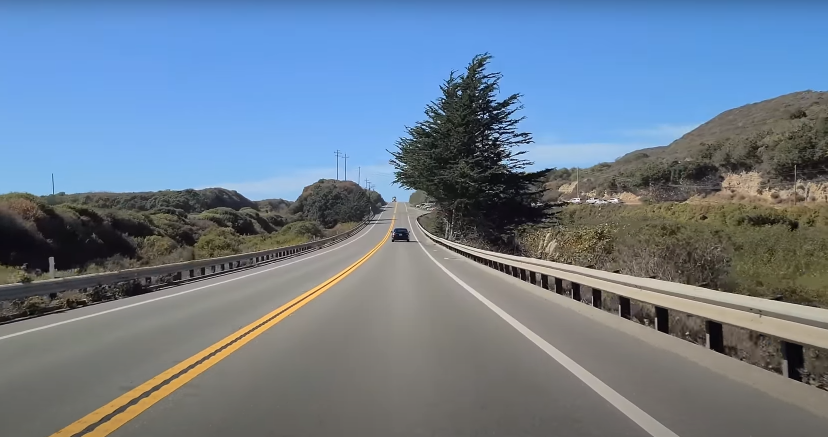
#> input picture images/lane4.png, 1655 x 874 px (shown at 1/2 size)
$ jupyter execute lane_detection.ipynb
#> lines starting #> are read from the running program, lines starting #| are printed output that depends on the picture; after the words box and inside, x2 and y2 are one past the last pixel; in counts of white or black regions, pixels touching at a corner belong together
### Lane_Detection/opt_image_processing.py
import cv2
import numpy as np
import matplotlib.pyplot as plt

class LaneDetection:
    def new_img(self, img):
        self.img = img
#> self.img is the input picture: shape (874, 1655, 3); mean B, G, R 143.3, 125.6, 108.9
        self.original = self.img
        self.img = np.copy(self.img)
        self.preprocess()

    def adjust_gamma(self, image, gamma):
#> called with gamma = 0.5
        invGamma = 1.0 / gamma
        table = np.array([((i / 255.0) ** invGamma) * 255
            for i in np.arange(0, 256)]).astype("uint8")
        return cv2.LUT(image, table)
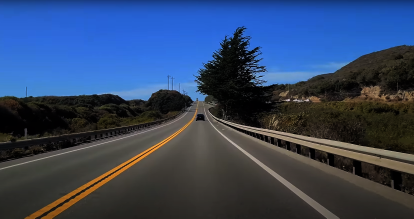
#> returned value: shape (874, 1655, 3) (shown at 1/4 size); mean of channels 0, 1, 2 100.9, 69.8, 51.9; drawn as B, G, R

    def isolate_color_mask(self, img, low_thresh, high_thresh):
        return cv2.inRange(img, low_thresh, high_thresh)

    def to_hls(self, img):
        return cv2.cvtColor(img, cv2.COLOR_RGB2HLS)
#> returned value: shape (874, 1655, 3); mean of channels 0, 1, 2 67.2, 126.3, 82.9

    def preprocess(self):
        darkened_img = self.adjust_gamma(self.img, 0.5)
        white_mask = self.isolate_color_mask(self.to_hls(self.img), np.array([0, 200, 0], dtype=np.uint8), np.array([200, 255, 255], dtype=np.uint8))
#> in isolate_color_mask, `return cv2.inRange(img, low_thresh, high_thresh)`:
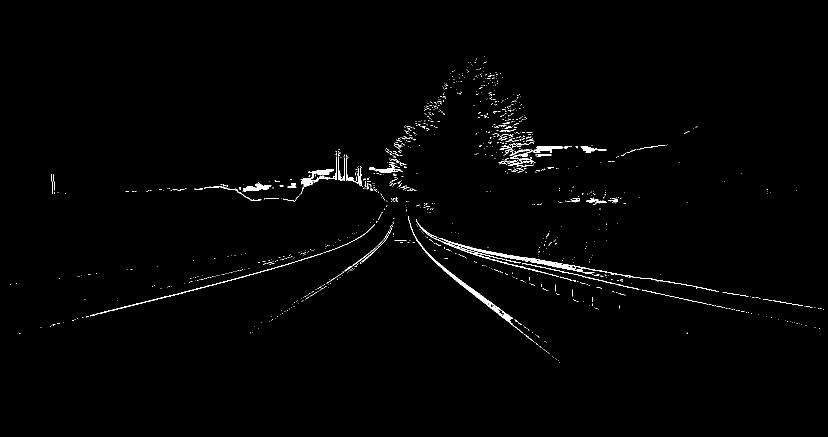
#> returned value: shape (874, 1655) (shown at 1/2 size); 1% white; 1125 white regions (1049 under 20 px), largest, box (x1, y1, x2, y2) and area: (878, 476, 1215, 550) 1720, (836, 485, 1046, 667) 1589, (601, 313, 674, 374) 824
        yellow_mask = self.isolate_color_mask(self.to_hls(self.img), np.array([10, 0, 100], dtype=np.uint8), np.array([40, 255, 255], dtype=np.uint8))
#> in isolate_color_mask (call 2), `return cv2.inRange(img, low_thresh, high_thresh)`:
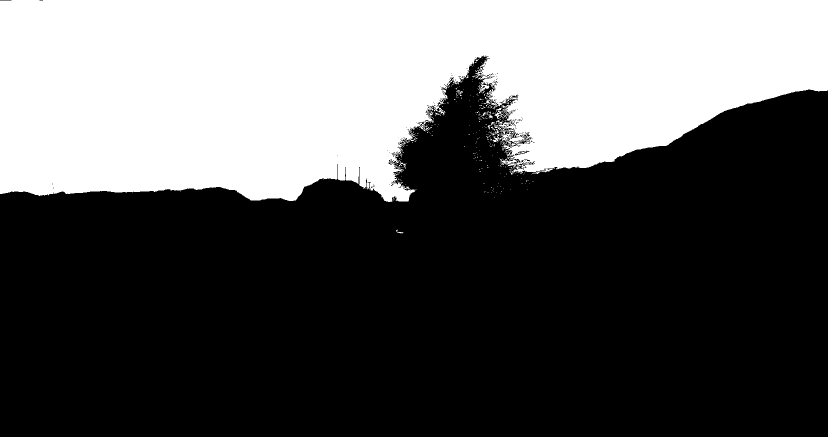
#> returned value: shape (874, 1655) (shown at 1/2 size); 36.2% white; 376 white regions (361 under 20 px), largest, box (x1, y1, x2, y2) and area: (0, 0, 1655, 404) 521720, (992, 238, 1006, 249) 54, (966, 223, 982, 232) 46
        mask = cv2.bitwise_or(white_mask, yellow_mask)
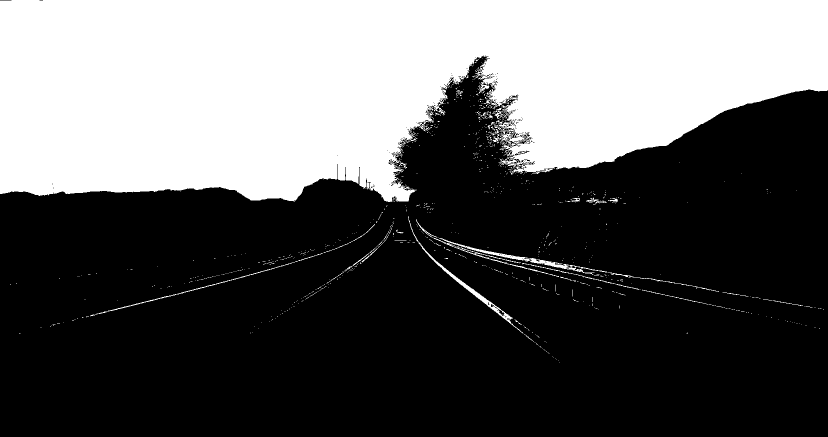
#> mask: shape (874, 1655) (shown at 1/2 size); 36.8% white; 905 white regions (865 under 20 px), largest, box (x1, y1, x2, y2) and area: (0, 0, 1655, 404) 521818, (878, 476, 1215, 550) 1720, (836, 485, 1046, 667) 1589
        self.img = cv2.bitwise_and(darkened_img, darkened_img, mask=mask)
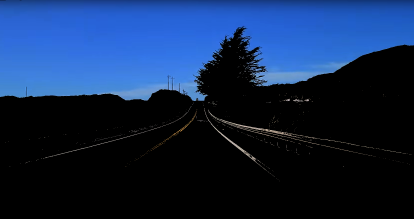
#> self.img: shape (874, 1655, 3) (shown at 1/4 size); mean B, G, R 75.3, 39.6, 18.5
        self.smooth()

    def darken_image(self):
        self.img = cv2.convertScaleAbs(self.img, alpha=0.5, beta=0)
        self.smooth()

    def smooth(self):
        self.img = cv2.GaussianBlur(self.img, (3,3), 0)
        self.canny_func()

    def canny_func(self):
        self.img = cv2.Canny(self.img, 50, 150)
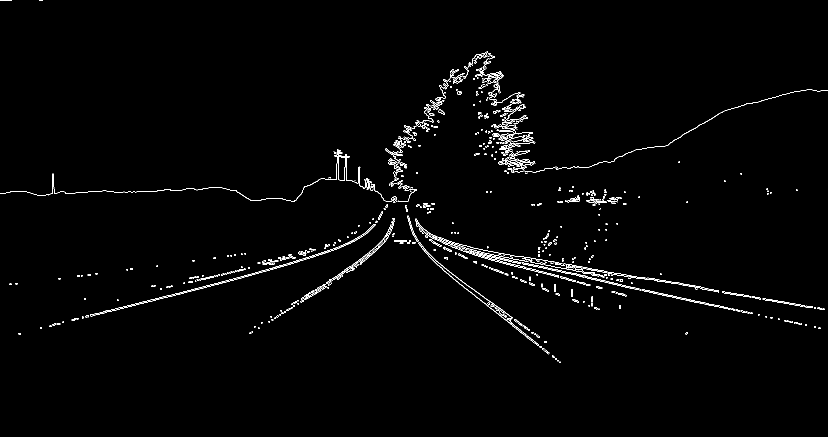
#> self.img: shape (874, 1655) (shown at 1/2 size); 1.3% white in thin lines or dots, all inside (x1, y1, x2, y2) = (0, 0, 1655, 726)
        self.canny = self.img
        self.roi()

    def roi(self):
        rows, cols = self.img.shape[:2]
        self.mask = np.zeros_like(self.img)

        left_bottom = [cols * 0.1, rows]
        right_bottom = [cols * 0.95, rows]
        left_top = [cols * 0.4, rows * 0.6]
        right_top = [cols * 0.6, rows * 0.6]

        vertices = np.array([[left_bottom, left_top, right_top, right_bottom]], dtype=np.int32)

        if len(self.mask.shape) == 2:
            cv2.fillPoly(self.mask, vertices, 255)
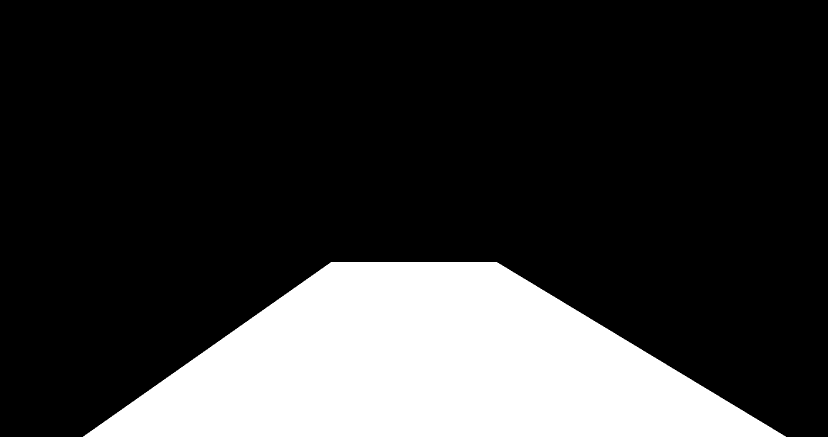
#> self.mask: shape (874, 1655) (shown at 1/2 size); 21% white; 1 white region, box (x1, y1, x2, y2) and area: (166, 524, 1572, 874) 304338
        else:
            cv2.fillPoly(self.mask, vertices, (255, ) * self.mask.shape[2])
        self.img = cv2.bitwise_and(self.img, self.mask)
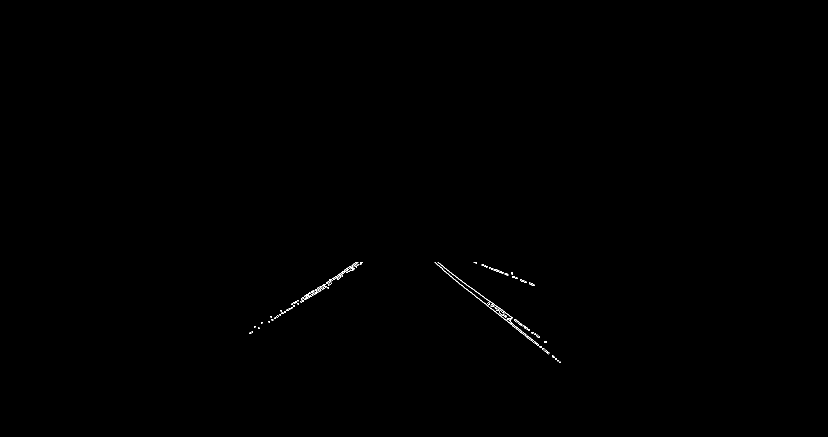
#> self.img: shape (874, 1655) (shown at 1/2 size); 0.14% white in thin lines or dots, all inside (x1, y1, x2, y2) = (499, 524, 1121, 726)
        self.hough()

    def hough(self):
        self.lines = cv2.HoughLinesP(self.img, 1, np.pi/180, 20, np.array([]), minLineLength=20, maxLineGap=300)
#> self.lines = 26 rows, first 6: [900, 552, 1120, 724], [876, 525, 1063, 666], [508, 653, 724, 524], [886, 540, 1120, 723], [499, 666, 652, 574], [499, 665, 705, 541]
        if len(self.lines) > 0:
            self.average_slope()

    def make_coordinates(self, line_parameters):
        slope, intercept = line_parameters
        y1 = self.img.shape[0]
        y2 = int(y1*(3/5))

        x1 = ((y1-intercept)/slope)
        x2 = ((y2-intercept)/slope)
        return np.array([x1, x2, y1, y2])

    def average_slope(self):
        left_fit = []
        right_fit = []
        for line in self.lines:
            x1, y1, x2, y2 = line.reshape(4)
            parameters = np.polyfit((x1,x2), (y1,y2), 1)
            slope = parameters[0]
            intercept = parameters[1]
            if  slope < 0:
                left_fit.append((slope, intercept))
            else:
                right_fit.append((slope, intercept))
#> this loop made 26 passes
#> (x1, y1, x2, y2, slope, intercept) on passes 1 to 8: (900, 552, 1120, 724, 0.782, -151.6), (876, 525, 1063, 666, 0.754, -135.5), (508, 653, 724, 524, -0.597, 956.4), (886, 540, 1120, 723, 0.782, -152.9), (499, 666, 652, 574, -0.601, 966.1), (499, 665, 705, 541, -0.602, 965.4), (510, 654, 710, 529, -0.625, 972.8), (977, 600, 1043, 666, 1, -377)
#> after the loop, left_fit = [(-0.597, 956.4), (-0.601, 966.1), (-0.602, 965.4), (-0.625, 972.8), (-0.603, 964.3), (-0.602, 960.3), (-0.625, 971.5), (-0.6, 967), (-0.648, 985.7), (-0.603, 963.2)]; right_fit = [(0.782, -151.6), (0.754, -135.5), (0.782, -152.9), (1, -377), (0.402, 139.6), (0.385, 159.2), (0.784, -156), (0.751, -134), (0.782, -151), (0.753, -136.1), (0.784, -157.6), (0.756, -135.7), (0.787, -155.1), (0.42, 122.9), (0.746, -130.4), (0.752, -128.5)]
        left_fit_average = np.average(left_fit, axis=0)
#> left_fit_average = [-0.611, 967.3]
        right_fit_average = np.average(right_fit, axis=0)
#> right_fit_average = [0.714, -105]
        left_line = self.make_coordinates(left_fit_average)
#> in make_coordinates, `slope, intercept = line_parameters`: slope = -0.611; intercept = 967.3
#> in make_coordinates, `x1 = ((y1-intercept)/slope)`: x1 = 152.8
#> in make_coordinates, `x2 = ((y2-intercept)/slope)`: x2 = 726
#> left_line = [152.8, 726, 874, 524]
        right_line = self.make_coordinates(right_fit_average)
#> right_line = [1371.5, 881.2, 874, 524]
        self.avg_lines = np.array([left_line, right_line])
#> self.avg_lines = [[152.8, 726, 874, 524], [1371.5, 881.2, 874, 524]]
        self.draw_lines()

    def draw_lines(self):
        self.line_image = np.zeros_like(self.img)

        if self.avg_lines is not None:
            for x1, x2, y1, y2 in self.avg_lines:
                cv2.line(self.line_image, (int(x1), int(y1)), (int(x2), int(y2)), (255, 0, 0), 10)
#> this loop made 2 passes
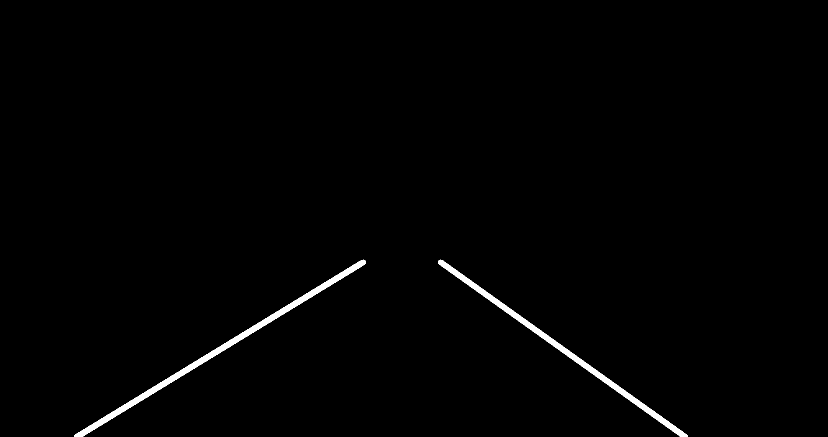
#> self.line_image: shape (874, 1655) (shown at 1/2 size); 0.98% white; 2 white regions, box (x1, y1, x2, y2) and area: (148, 519, 732, 874) 7594, (876, 519, 1376, 874) 6545

    def show_lanes(self):
        plt.imshow(self.line_image)

    def show_final(self):
        line = self.line_image[..., np.newaxis]
        return self.original | line
#> returned value: shape (874, 1655, 3)

    def show_mask(self):
        plt.imshow(self.mask)


    def show_canny(self):
        return self.canny

### Lane_Detection/lane_detection.ipynb
[cell 1]
import opt_image_processing as da
import cv2
import matplotlib.pyplot as plt

[cell 2]
laneDet = da.LaneDetection()
img_f = laneDet.new_img(cv2.imread('../images/lane4.png', cv2.COLOR_BGR2RGB))
final = laneDet.show_final()
plt.imshow(final)

# Video

[cell 3]
import mss
import mss.tools
import numpy as np


def screen_capture(monitor_number=1, scale_factor=0.5):
    laneDet = da.LaneDetection()
    with mss.mss() as sct:
        monitor = sct.monitors[monitor_number]

        while True:
            screenshot = sct.grab(monitor)
            img = np.array(screenshot)

            img = cv2.cvtColor(img, cv2.COLOR_RGB2BGR)

            # Resize the image
            width = int(img.shape[1] * scale_factor)
            height = int(img.shape[0] * scale_factor)
            dim = (width, height)
            resized_img = cv2.resize(img, dim, interpolation=cv2.INTER_AREA)
            try:
                laneDet.new_img(resized_img)
                processed_img = laneDet.show_final()
                cv2.imshow('Processed Screen Capture', processed_img)
            except:
                pass
            if cv2.waitKey(1) & 0xFF == ord('q'):
                break

        cv2.destroyAllWindows()

screen_capture(monitor_number=2)
#> (the call stopped at in screen_capture, `with mss.mss() as sct:`: mss is not available in this run)

$ run again, with images/lane3.png copied over images/lane4.png
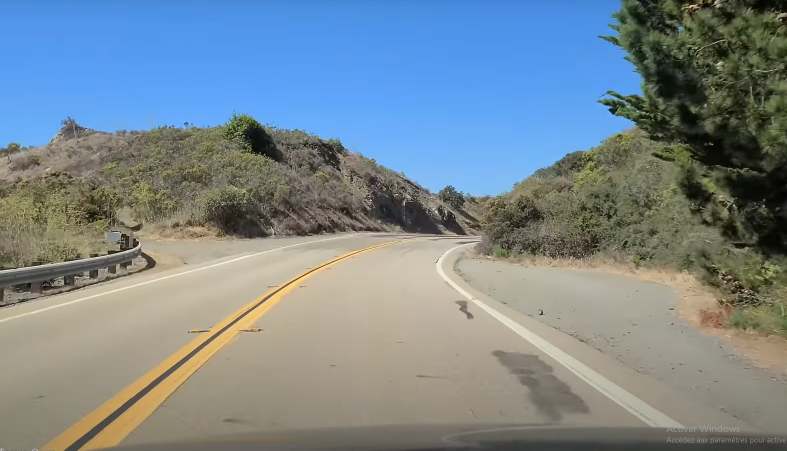
#> input picture images/lane3.png, 1574 x 901 px (shown at 1/2 size)
#> in new_img, self.img is the input picture: shape (901, 1574, 3); mean B, G, R 142.1, 135.4, 122.1
#> in isolate_color_mask, `return cv2.inRange(img, low_thresh, high_thresh)`:
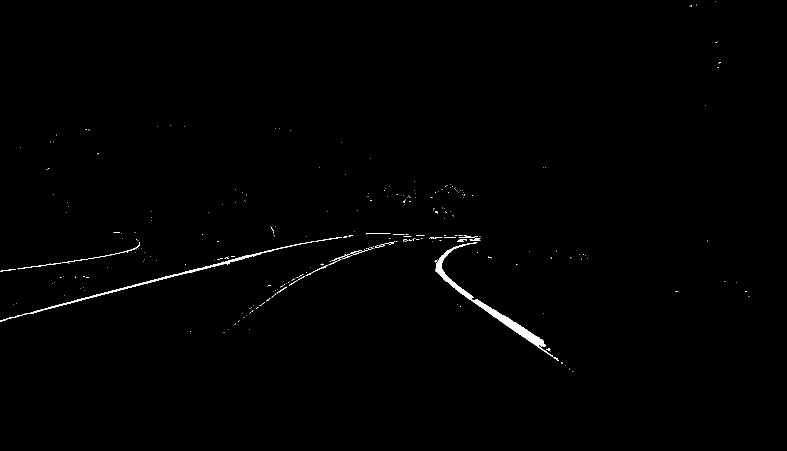
#> returned value: shape (901, 1574) (shown at 1/2 size); 0.54% white; 281 white regions (258 under 20 px), largest, box (x1, y1, x2, y2) and area: (871, 485, 1118, 722) 3691, (0, 483, 629, 643) 2024, (124, 484, 280, 526) 239
#> mask: shape (901, 1574); 26.6% white; 264 white regions (240 under 20 px), largest, box (x1, y1, x2, y2) and area: (0, 0, 1285, 393) 370162, (871, 485, 1118, 722) 3691, (0, 483, 629, 643) 2024
#> self.mask: shape (901, 1574); 21% white; 1 white region, box (x1, y1, x2, y2) and area: (158, 540, 1495, 901) 298517
#> self.lines = [[913, 580, 1146, 743], [886, 558, 1054, 659], [887, 559, 1147, 741], [871, 542, 1086, 682], [890, 562, 1147, 742], [884, 555, 1132, 729], [889, 547, 1018, 655], [889, 561, 1085, 679], [613, 552, 636, 540], [903, 561, 1100, 704], [875, 546, 1124, 727], [1073, 672, 1126, 727]]
#> the loop in average_slope, `for line in self.lines:` made 12 passes
#> (x1, y1, x2, y2, slope, intercept) on passes 1 to 8: (913, 580, 1146, 743, 0.7, -58.71), (886, 558, 1054, 659, 0.601, 25.35), (887, 559, 1147, 741, 0.7, -61.9), (871, 542, 1086, 682, 0.651, -25.16), (890, 562, 1147, 742, 0.7, -61.35), (884, 555, 1132, 729, 0.702, -65.23), (889, 547, 1018, 655, 0.837, -197.3), (889, 561, 1085, 679, 0.602, 25.79)
#> after the loop in average_slope, `for line in self.lines:`: left_fit = [(-0.522, 871.8)]; right_fit = [(0.7, -58.71), (0.601, 25.35), (0.7, -61.9), (0.651, -25.16), (0.7, -61.35), (0.702, -65.23), (0.837, -197.3), (0.602, 25.79), (0.726, -94.48), (0.727, -90.04), (1.04, -441.5)]
#> left_fit_average = [-0.522, 871.8]
#> right_fit_average = [0.726, -94.95]
#> in make_coordinates, `slope, intercept = line_parameters`: slope = -0.522; intercept = 871.8
#> in make_coordinates, `x1 = ((y1-intercept)/slope)`: x1 = -55.92
#> in make_coordinates, `x2 = ((y2-intercept)/slope)`: x2 = 636
#> left_line = [-55.92, 636, 901, 540]
#> right_line = [1372.2, 874.8, 901, 540]
#> self.avg_lines = [[-55.92, 636, 901, 540], [1372.2, 874.8, 901, 540]]
#> the loop in draw_lines, `for x1, x2, y1, y2 in self.avg_lines:` made 2 passes
#> after the loop in draw_lines, `for x1, x2, y1, y2 in self.avg_lines:`:
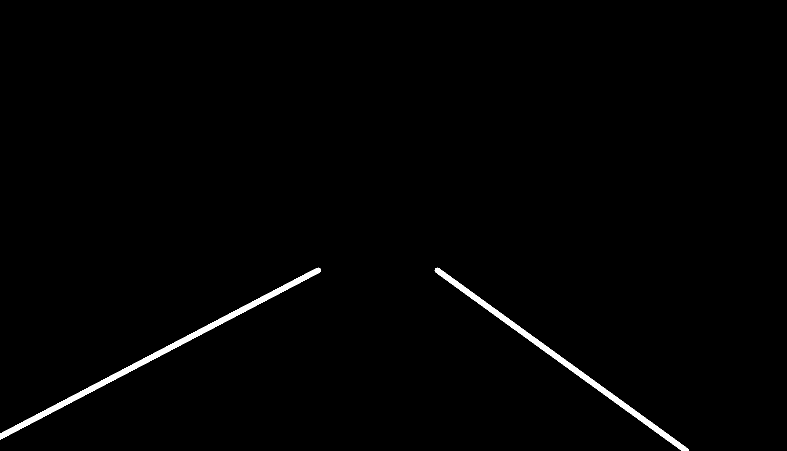
#> self.line_image: shape (901, 1574) (shown at 1/2 size); 1% white; 2 white regions, box (x1, y1, x2, y2) and area: (0, 535, 642, 879) 7859, (869, 535, 1377, 901) 6721
